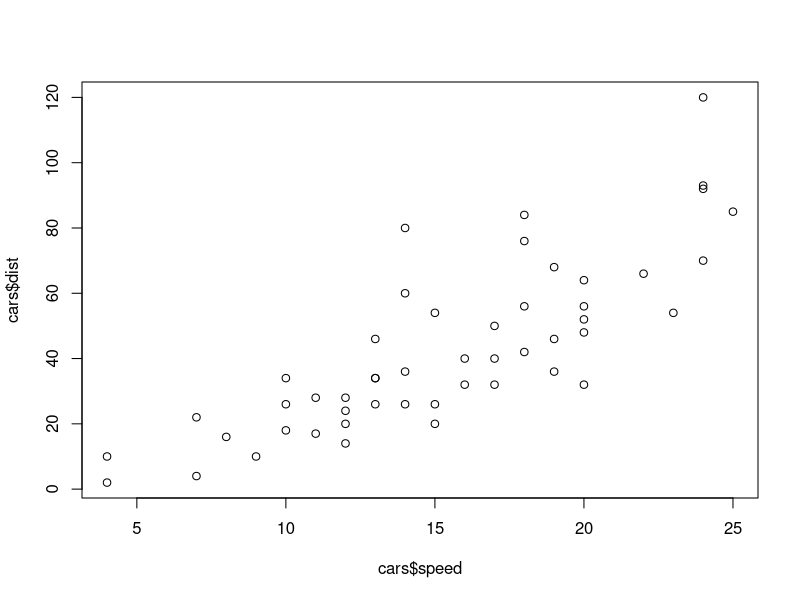
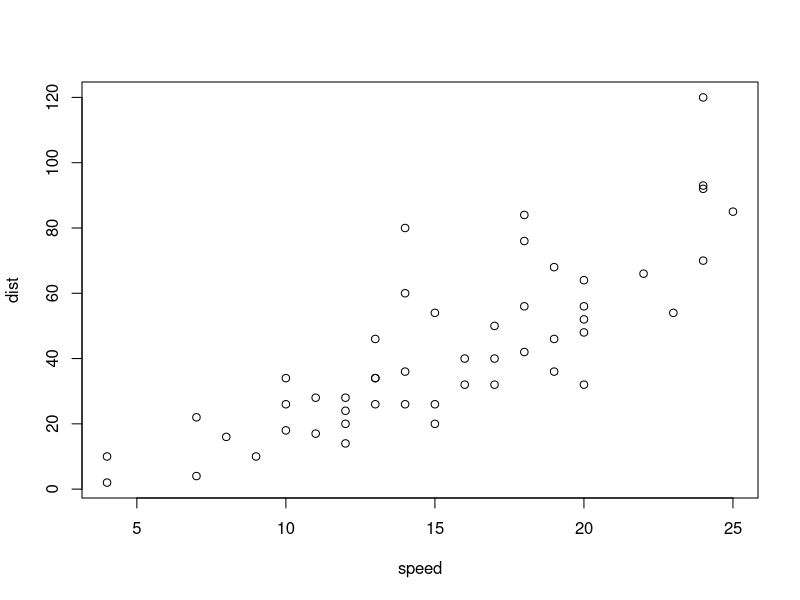

Recreate these plots in R, in order.
#Now for a less silly bit of code 
1*888
names(cars)
plot(cars$speed,cars$dist)

#this was written by someoneelse!!!
library("dplyr")
cars %>% 
  plot()
  